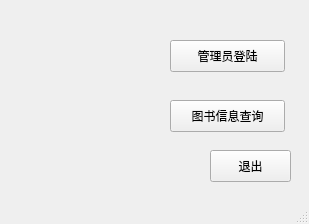
<?xml version="1.0" encoding="UTF-8"?>
<ui version="4.0">
 <class>MainWindow</class>
 <widget class="QMainWindow" name="MainWindow">
  <property name="geometry">
   <rect>
    <x>0</x>
    <y>0</y>
    <width>309</width>
    <height>224</height>
   </rect>
  </property>
  <property name="windowTitle">
   <string>书店管理系统</string>
  </property>
  <widget class="QWidget" name="centralwidget">
   <widget class="QPushButton" name="pblogin">
    <property name="geometry">
     <rect>
      <x>170</x>
      <y>40</y>
      <width>115</width>
      <height>32</height>
     </rect>
    </property>
    <property name="text">
     <string>管理员登陆</string>
    </property>
   </widget>
   <widget class="QPushButton" name="pbinfo">
    <property name="geometry">
     <rect>
      <x>170</x>
      <y>100</y>
      <width>115</width>
      <height>32</height>
     </rect>
    </property>
    <property name="text">
     <string>图书信息查询</string>
    </property>
   </widget>
   <widget class="QPushButton" name="quit">
    <property name="geometry">
     <rect>
      <x>210</x>
      <y>150</y>
      <width>81</width>
      <height>32</height>
     </rect>
    </property>
    <property name="text">
     <string>退出</string>
    </property>
   </widget>
  </widget>
  <widget class="QStatusBar" name="statusbar"/>
 </widget>
 <resources/>
 <connections>
  <connection>
   <sender>pbinfo</sender>
   <signal>clicked()</signal>
   <receiver>MainWindow</receiver>
   <slot>info()</slot>
   <hints>
    <hint type="sourcelabel">
     <x>337</x>
     <y>157</y>
    </hint>
    <hint type="destinationlabel">
     <x>399</x>
     <y>299</y>
    </hint>
   </hints>
  </connection>
  <connection>
   <sender>pblogin</sender>
   <signal>clicked()</signal>
   <receiver>MainWindow</receiver>
   <slot>login()</slot>
   <hints>
    <hint type="sourcelabel">
     <x>337</x>
     <y>87</y>
    </hint>
    <hint type="destinationlabel">
     <x>399</x>
     <y>299</y>
    </hint>
   </hints>
  </connection>
  <connection>
   <sender>quit</sender>
   <signal>clicked()</signal>
   <receiver>MainWindow</receiver>
   <slot>close()</slot>
   <hints>
    <hint type="sourcelabel">
     <x>280</x>
     <y>207</y>
    </hint>
    <hint type="destinationlabel">
     <x>169</x>
     <y>125</y>
    </hint>
   </hints>
  </connection>
 </connections>
 <slots>
  <slot>info()</slot>
  <slot>login()</slot>
 </slots>
</ui>
